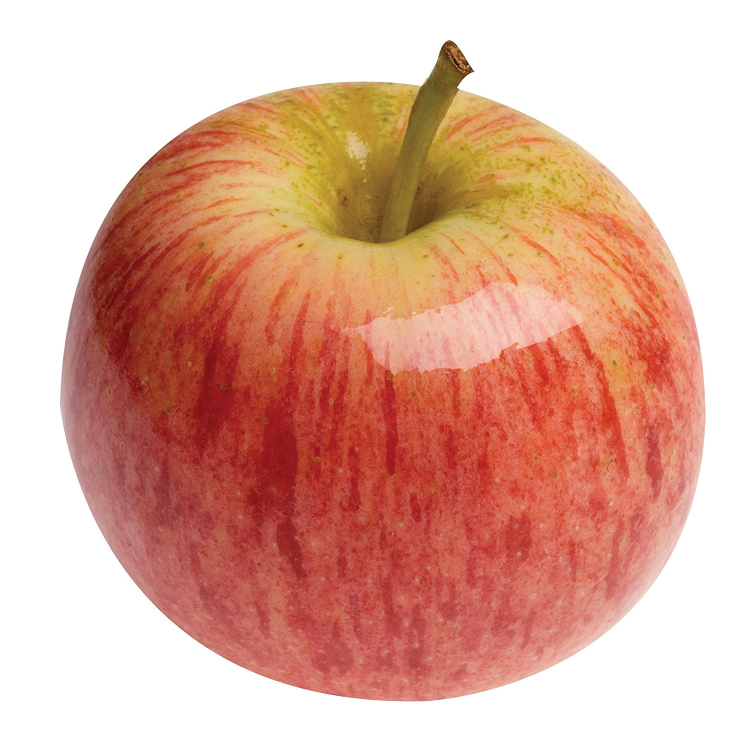
#> input picture app1.jpg, 1500 x 1500 px (shown at 1/2 size); its folder holds only this picture in this run
$ python -i guiIntegration.py   (imports and definitions only)   (older library calls are emulated)
#> lines starting #> are read from the running program, lines starting #| are printed output that depends on the picture; after the words box and inside, x2 and y2 are one past the last pixel; in counts of white or black regions, pixels touching at a corner belong together
#> further down, picture is the input picture: shape (1500, 1500, 3); mean B, G, R 155.2, 172.4, 222.5
from tkinter import *
from PIL import ImageTk, Image
import tkinter as tk
import tkinter.ttk as TTK
from tkinter import filedialog
import cv2
import numpy as np

# Function definitions
# [12 lines left out: function img_open, not called in this run]

#FUNCTION FOR DROPDOWN OPTION
def dropdown_click(event):
    global selected
    selected = dropdown.get()

# [30 lines left out: functions show_results, GreenMask, YellowMask, not called in this run]

#FUNCTION FOR BROWN MASK VALUES
def BrownMask(OImage):
    brown1 = cv2.inRange(OImage, (0,100,20), (17,255,255))
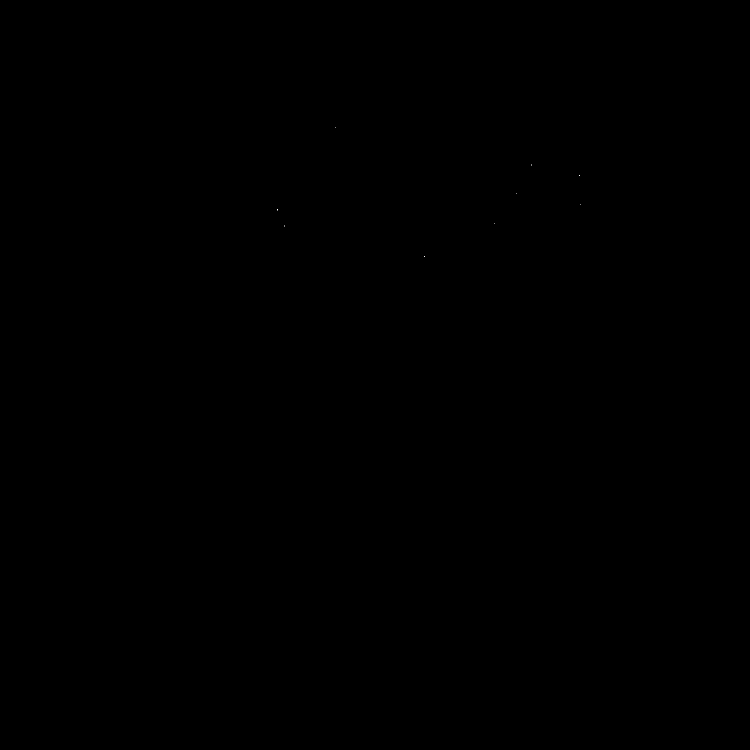
#> brown1: shape (1500, 1500) (shown at 1/2 size); 0% white in thin lines or dots, all inside (x1, y1, x2, y2) = (554, 255, 1161, 513)
    brown2 = cv2.inRange(OImage, (170,100,20), (180,255,255))
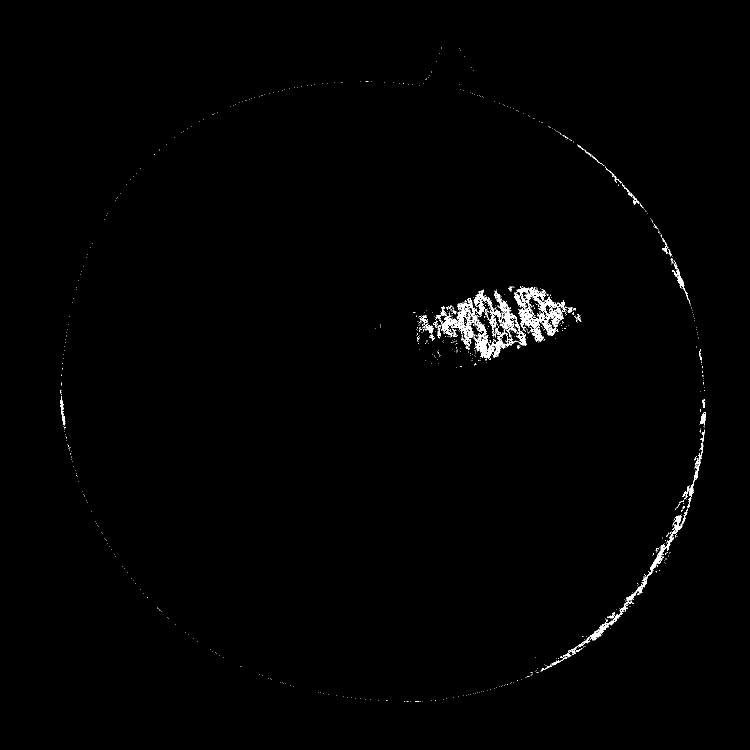
#> brown2: shape (1500, 1500) (shown at 1/2 size); 0.75% white in thin lines or dots, all inside (x1, y1, x2, y2) = (120, 94, 1411, 1403)
    mask_brown = cv2.bitwise_or(brown1, brown2)
    # cv2.imshow('Brown', mask_brown)
    count_brown = 0
    for br in mask_brown:
        count_brown = count_brown + list(br).count(255)
#> after the loop, count_brown = 16862
    print("Brown",count_brown)
#| Brown 16862
    return mask_brown, count_brown

#FUNCTION FOR ORANGE MASK VALUES
# [179 lines left out: functions OrangeMask, RedMask, banana, orange, papaya, not called in this run]


##################GUI
# [2 lines not run here, left out]

# [1 line that did not run here, left out]
# [1 line not run here, left out]

# [1 line that did not run here, left out]
# [1 line not run here, left out]

options = [
    "Select Fruit",
    "Apple",
    "Banana",
    "Orange",
    "Papaya"
]

# [1 line that did not run here, left out]
# [3 lines not run here, left out]

# [1 line that did not run here, left out]
# [5 lines not run here, left out]

>>> import cv2
>>> picture = cv2.imread('app1.jpg')
>>> result = BrownMask(picture)
